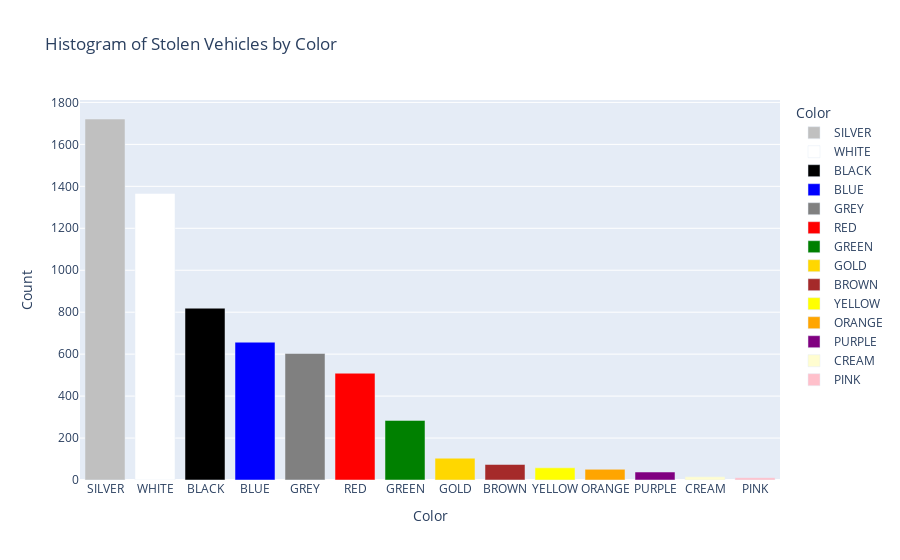

Write notebook code for a chart like this one.
### Code cell
#By Color 
color_counts = df5['color'].value_counts()
print(color_counts)

# Create the histogram with the mapped colors
fig = px.bar(x=color_counts.index, y=color_counts.values,
             title='Histogram of Stolen Vehicles by Color',
             labels={'y': 'Count', 'x': 'Color'},
             color=color_counts.index,
             color_discrete_map=color_mapping)

# Customize the layout to use the original color names as labels
fig.update_layout(bargap=0.2)

# Update hover label
fig.update_traces(hovertemplate='Color=%{x}<br>Count=%{y}')

# Update legend label
fig.update_layout(legend_title_text='Color')

fig.show()

### Figure 1 — Plotly figure (JSON) as saved in the notebook; plotly's stock layout.template omitted (floating-point values rounded to 4 significant figures)
{"data": [{"alignmentgroup": "True", "hovertemplate": "Color=%{x}<br>Count=%{y}", "legendgroup": "SILVER", "marker": {"color": "silver", "pattern": {"shape": ""}}, "name": "SILVER", "offsetgroup": "SILVER", "orientation": "v", "showlegend": true, "textposition": "auto", "type": "bar", "x": ["SILVER"], "xaxis": "x", "y": [1721], "yaxis": "y"}, {"alignmentgroup": "True", "hovertemplate": "Color=%{x}<br>Count=%{y}", "legendgroup": "WHITE", "marker": {"color": "white", "pattern": {"shape": ""}}, "name": "WHITE", "offsetgroup": "WHITE", "orientation": "v", "showlegend": true, "textposition": "auto", "type": "bar", "x": ["WHITE"], "xaxis": "x", "y": [1366], "yaxis": "y"}, {"alignmentgroup": "True", "hovertemplate": "Color=%{x}<br>Count=%{y}", "legendgroup": "BLACK", "marker": {"color": "black", "pattern": {"shape": ""}}, "name": "BLACK", "offsetgroup": "BLACK", "orientation": "v", "showlegend": true, "textposition": "auto", "type": "bar", "x": ["BLACK"], "xaxis": "x", "y": [819], "yaxis": "y"}, {"alignmentgroup": "True", "hovertemplate": "Color=%{x}<br>Count=%{y}", "legendgroup": "BLUE", "marker": {"color": "blue", "pattern": {"shape": ""}}, "name": "BLUE", "offsetgroup": "BLUE", "orientation": "v", "showlegend": true, "textposition": "auto", "type": "bar", "x": ["BLUE"], "xaxis": "x", "y": [657], "yaxis": "y"}, {"alignmentgroup": "True", "hovertemplate": "Color=%{x}<br>Count=%{y}", "legendgroup": "GREY", "marker": {"color": "grey", "pattern": {"shape": ""}}, "name": "GREY", "offsetgroup": "GREY", "orientation": "v", "showlegend": true, "textposition": "auto", "type": "bar", "x": ["GREY"], "xaxis": "x", "y": [603], "yaxis": "y"}, {"alignmentgroup": "True", "hovertemplate": "Color=%{x}<br>Count=%{y}", "legendgroup": "RED", "marker": {"color": "red", "pattern": {"shape": ""}}, "name": "RED", "offsetgroup": "RED", "orientation": "v", "showlegend": true, "textposition": "auto", "type": "bar", "x": ["RED"], "xaxis": "x", "y": [509], "yaxis": "y"}, {"alignmentgroup": "True", "hovertemplate": "Color=%{x}<br>Count=%{y}", "legendgroup": "GREEN", "marker": {"color": "green", "pattern": {"shape": ""}}, "name": "GREEN", "offsetgroup": "GREEN", "orientation": "v", "showlegend": true, "textposition": "auto", "type": "bar", "x": ["GREEN"], "xaxis": "x", "y": [284], "yaxis": "y"}, {"alignmentgroup": "True", "hovertemplate": "Color=%{x}<br>Count=%{y}", "legendgroup": "GOLD", "marker": {"color": "gold", "pattern": {"shape": ""}}, "name": "GOLD", "offsetgroup": "GOLD", "orientation": "v", "showlegend": true, "textposition": "auto", "type": "bar", "x": ["GOLD"], "xaxis": "x", "y": [104], "yaxis": "y"}, {"alignmentgroup": "True", "hovertemplate": "Color=%{x}<br>Count=%{y}", "legendgroup": "BROWN", "marker": {"color": "brown", "pattern": {"shape": ""}}, "name": "BROWN", "offsetgroup": "BROWN", "orientation": "v", "showlegend": true, "textposition": "auto", "type": "bar", "x": ["BROWN"], "xaxis": "x", "y": [74], "yaxis": "y"}, {"alignmentgroup": "True", "hovertemplate": "Color=%{x}<br>Count=%{y}", "legendgroup": "YELLOW", "marker": {"color": "yellow", "pattern": {"shape": ""}}, "name": "YELLOW", "offsetgroup": "YELLOW", "orientation": "v", "showlegend": true, "textposition": "auto", "type": "bar", "x": ["YELLOW"], "xaxis": "x", "y": [58], "yaxis": "y"}, {"alignmentgroup": "True", "hovertemplate": "Color=%{x}<br>Count=%{y}", "legendgroup": "ORANGE", "marker": {"color": "orange", "pattern": {"shape": ""}}, "name": "ORANGE", "offsetgroup": "ORANGE", "orientation": "v", "showlegend": true, "textposition": "auto", "type": "bar", "x": ["ORANGE"], "xaxis": "x", "y": [51], "yaxis": "y"}, {"alignmentgroup": "True", "hovertemplate": "Color=%{x}<br>Count=%{y}", "legendgroup": "PURPLE", "marker": {"color": "purple", "pattern": {"shape": ""}}, "name": "PURPLE", "offsetgroup": "PURPLE", "orientation": "v", "showlegend": true, "textposition": "auto", "type": "bar", "x": ["PURPLE"], "xaxis": "x", "y": [38], "yaxis": "y"}, {"alignmentgroup": "True", "hovertemplate": "Color=%{x}<br>Count=%{y}", "legendgroup": "CREAM", "marker": {"color": "#FFFDD0", "pattern": {"shape": ""}}, "name": "CREAM", "offsetgroup": "CREAM", "orientation": "v", "showlegend": true, "textposition": "auto", "type": "bar", "x": ["CREAM"], "xaxis": "x", "y": [15], "yaxis": "y"}, {"alignmentgroup": "True", "hovertemplate": "Color=%{x}<br>Count=%{y}", "legendgroup": "PINK", "marker": {"color": "pink", "pattern": {"shape": ""}}, "name": "PINK", "offsetgroup": "PINK", "orientation": "v", "showlegend": true, "textposition": "auto", "type": "bar", "x": ["PINK"], "xaxis": "x", "y": [11], "yaxis": "y"}], "layout": {"bargap": 0.2, "barmode": "relative", "legend": {"title": {"text": "Color"}, "tracegroupgap": 0}, "title": {"text": "Histogram of Stolen Vehicles by Color"}, "xaxis": {"anchor": "y", "domain": [0, 1], "title": {"text": "Color"}}, "yaxis": {"anchor": "x", "domain": [0, 1], "title": {"text": "Count"}}}}
